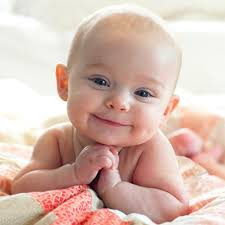
#> input picture Videos/data/test1.jpg, 225 x 225 px, given in place of the camera
$ python eyes.py
#> lines starting #> are read from the running program, lines starting #| are printed output that depends on the picture
import cv2 as cv
import numpy as np

haar_face_cascade = cv.CascadeClassifier(r'C:\Users\nazir\Documents\OpenCV\Videos\data\haarcascade_frontalface_alt.xml')

cap = cv.VideoCapture(0)
scaling_factor = 0.5

while True:
    ret, frame = cap.read()
#> frame is the input picture: shape (225, 225, 3); mean B, G, R 175.9, 186.9, 214.8
    frame = cv.resize(frame, None, fx=scaling_factor, fy=scaling_factor, interpolation=cv.INTER_AREA)
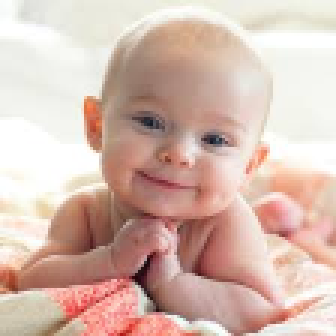
#> frame: shape (112, 112, 3) (shown 3 times larger); mean B, G, R 175.9, 186.9, 214.8
    gray = cv.cvtColor(frame, cv.COLOR_BGR2GRAY)
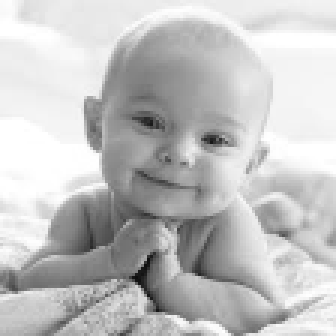
#> gray: shape (112, 112) (shown 3 times larger); min 14, max 255, mean 194

    # face_rects = haar_face_cascade.detectMultiScale(gray, 1.3, 5)
    face_arects = haar_face_cascade.detectMultiScale(gray, scaleFactor=1.1, minNeighbors=5)
#> face_arects = [[35, 23, 50, 50]]

    for (x, y, w, h) in face_arects:
        roi_gray = gray[y:y+h, x:x+w]
        roi_color = frame[y:y+h, x:x+w]
#> (the run stopped early here; a loop or call above may not have finished)

$ run again, on Videos/data/test2.jpg
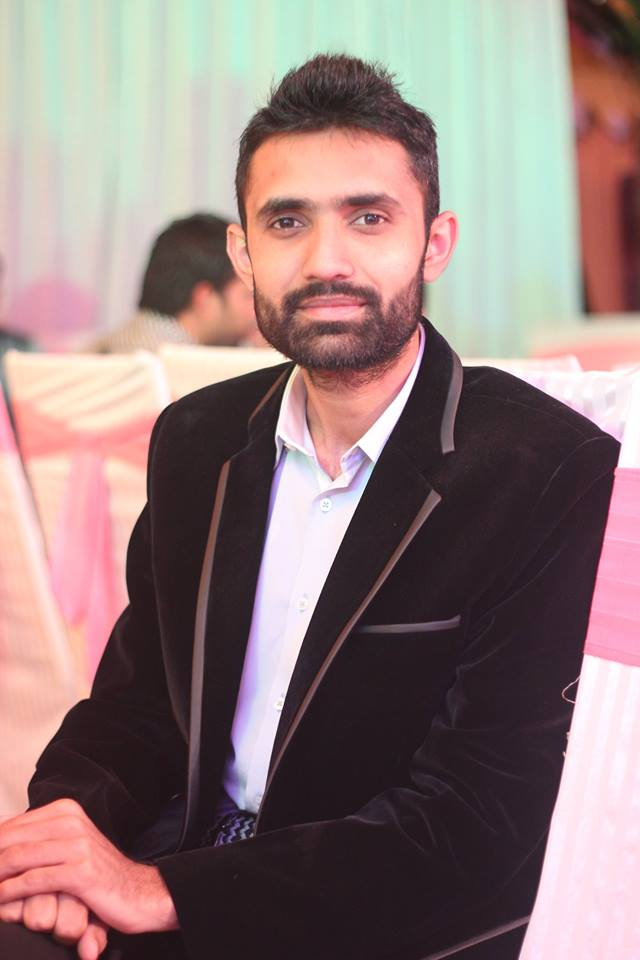
#> input picture Videos/data/test2.jpg, 640 x 960 px, given in place of the camera
#> frame is the input picture: shape (960, 640, 3); mean B, G, R 123.4, 124.7, 146.5
#> frame: shape (480, 320, 3)
#> `gray = cv.cvtColor(frame, cv.COLOR_BGR2GRAY)`:
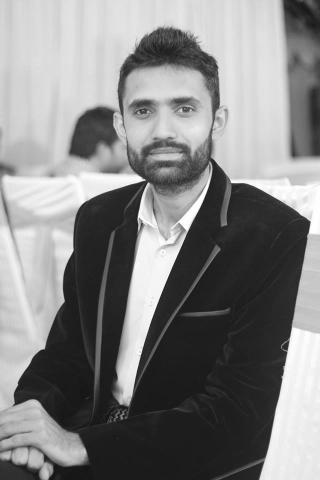
#> gray: shape (480, 320); min 17, max 255, mean 131.2
#> face_arects = [[107, 64, 116, 116]]

$ run again, on Videos/data/test3.jpg
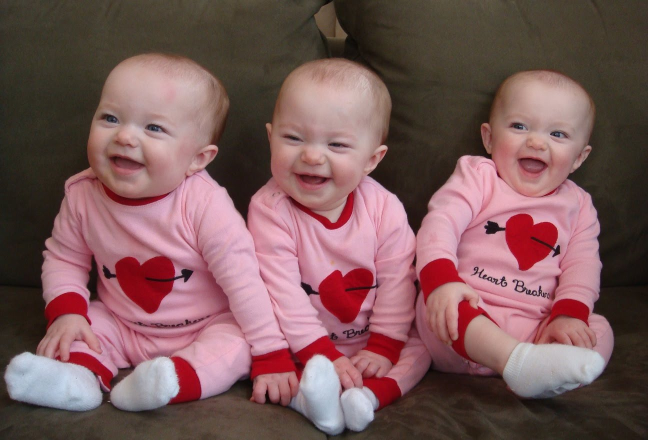
#> input picture Videos/data/test3.jpg, 1296 x 880 px, given in place of the camera (shown at 1/2 size)
#> frame is the input picture: shape (880, 1296, 3); mean B, G, R 90, 89.5, 123.2
#> frame: shape (440, 648, 3)
#> `gray = cv.cvtColor(frame, cv.COLOR_BGR2GRAY)`:
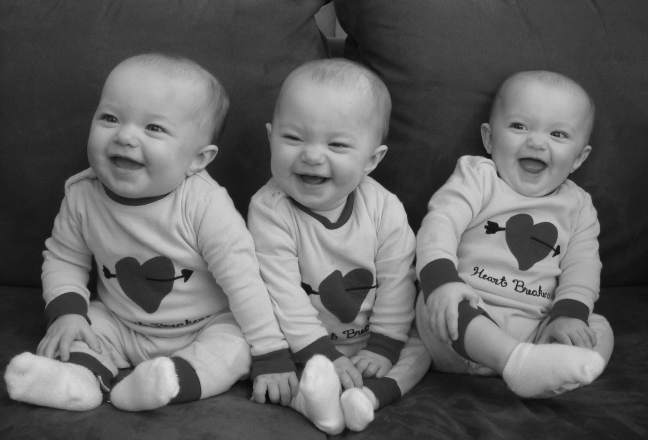
#> gray: shape (440, 648); min 6, max 224, mean 99.7
#> face_arects = [[72, 76, 119, 119], [485, 87, 105, 105], [260, 95, 112, 112]]

$ run again, on Videos/data/test4.jpg
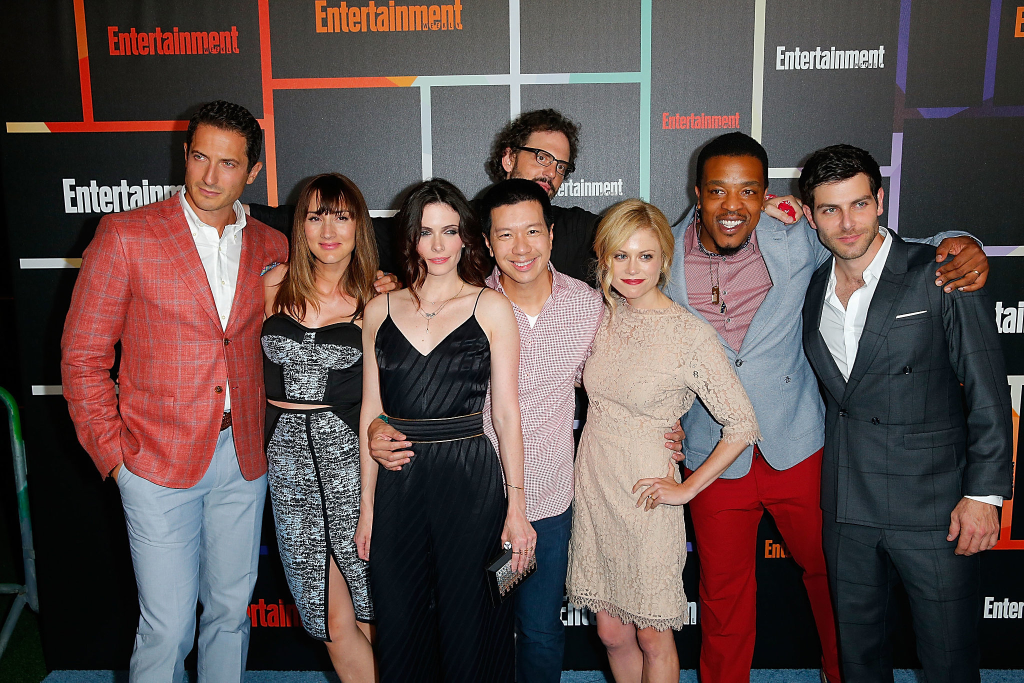
#> input picture Videos/data/test4.jpg, 2048 x 1365 px, given in place of the camera (shown at 1/2 size)
#> frame is the input picture: shape (1365, 2048, 3); mean B, G, R 76.9, 78.7, 95.3
#> frame: shape (682, 1024, 3)
#> `gray = cv.cvtColor(frame, cv.COLOR_BGR2GRAY)`:
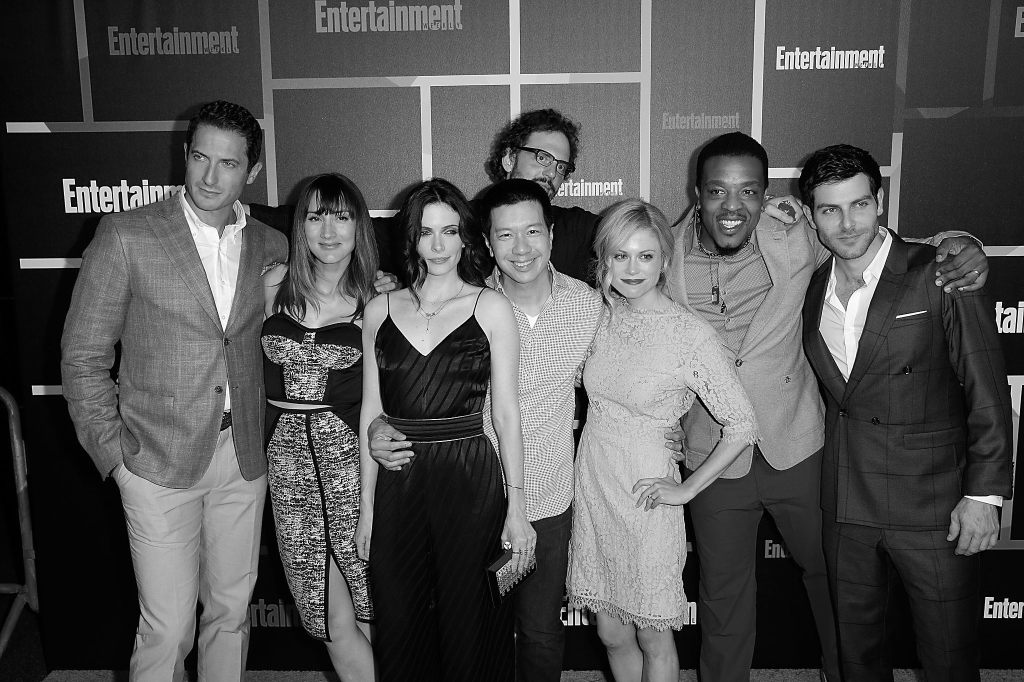
#> gray: shape (682, 1024); min 0, max 255, mean 83.6
#> face_arects = [[408, 209, 60, 60], [179, 135, 69, 69], [602, 232, 64, 64], [486, 207, 68, 68], [695, 163, 74, 74], [810, 180, 74, 74], [296, 193, 67, 67]]
